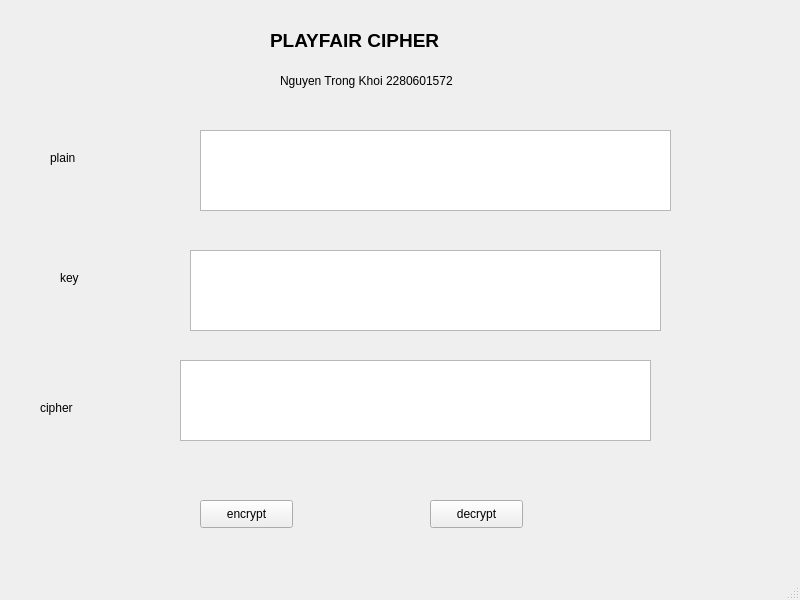
<?xml version="1.0" encoding="UTF-8"?>
<ui version="4.0">
 <class>MainWindow</class>
 <widget class="QMainWindow" name="MainWindow">
  <property name="geometry">
   <rect>
    <x>0</x>
    <y>0</y>
    <width>800</width>
    <height>600</height>
   </rect>
  </property>
  <property name="windowTitle">
   <string>MainWindow</string>
  </property>
  <widget class="QWidget" name="centralwidget">
   <widget class="QLabel" name="label">
    <property name="geometry">
     <rect>
      <x>270</x>
      <y>10</y>
      <width>221</width>
      <height>61</height>
     </rect>
    </property>
    <property name="text">
     <string>&lt;html&gt;&lt;head/&gt;&lt;body&gt;&lt;p&gt;&lt;span style=&quot; font-size:14pt; font-weight:600;&quot;&gt;PLAYFAIR CIPHER&lt;/span&gt;&lt;/p&gt;&lt;/body&gt;&lt;/html&gt;</string>
    </property>
   </widget>
   <widget class="QLabel" name="label_2">
    <property name="geometry">
     <rect>
      <x>280</x>
      <y>70</y>
      <width>191</width>
      <height>21</height>
     </rect>
    </property>
    <property name="text">
     <string>Nguyen Trong Khoi 2280601572</string>
    </property>
   </widget>
   <widget class="QLabel" name="label_3">
    <property name="geometry">
     <rect>
      <x>50</x>
      <y>150</y>
      <width>55</width>
      <height>16</height>
     </rect>
    </property>
    <property name="text">
     <string>plain</string>
    </property>
   </widget>
   <widget class="QLabel" name="label_4">
    <property name="geometry">
     <rect>
      <x>60</x>
      <y>270</y>
      <width>55</width>
      <height>16</height>
     </rect>
    </property>
    <property name="text">
     <string>key</string>
    </property>
   </widget>
   <widget class="QLabel" name="label_5">
    <property name="geometry">
     <rect>
      <x>40</x>
      <y>400</y>
      <width>55</width>
      <height>16</height>
     </rect>
    </property>
    <property name="text">
     <string>cipher</string>
    </property>
   </widget>
   <widget class="QPushButton" name="btnencrypt">
    <property name="geometry">
     <rect>
      <x>200</x>
      <y>500</y>
      <width>93</width>
      <height>28</height>
     </rect>
    </property>
    <property name="text">
     <string>encrypt</string>
    </property>
   </widget>
   <widget class="QPushButton" name="btndecrypt">
    <property name="geometry">
     <rect>
      <x>430</x>
      <y>500</y>
      <width>93</width>
      <height>28</height>
     </rect>
    </property>
    <property name="text">
     <string>decrypt</string>
    </property>
   </widget>
   <widget class="QPlainTextEdit" name="plainTextEdit">
    <property name="geometry">
     <rect>
      <x>200</x>
      <y>130</y>
      <width>471</width>
      <height>81</height>
     </rect>
    </property>
   </widget>
   <widget class="QPlainTextEdit" name="plainTextEdit_2">
    <property name="geometry">
     <rect>
      <x>190</x>
      <y>250</y>
      <width>471</width>
      <height>81</height>
     </rect>
    </property>
   </widget>
   <widget class="QPlainTextEdit" name="plainTextEdit_3">
    <property name="geometry">
     <rect>
      <x>180</x>
      <y>360</y>
      <width>471</width>
      <height>81</height>
     </rect>
    </property>
   </widget>
  </widget>
  <widget class="QMenuBar" name="menubar">
   <property name="geometry">
    <rect>
     <x>0</x>
     <y>0</y>
     <width>800</width>
     <height>26</height>
    </rect>
   </property>
  </widget>
  <widget class="QStatusBar" name="statusbar"/>
 </widget>
 <resources/>
 <connections/>
</ui>
